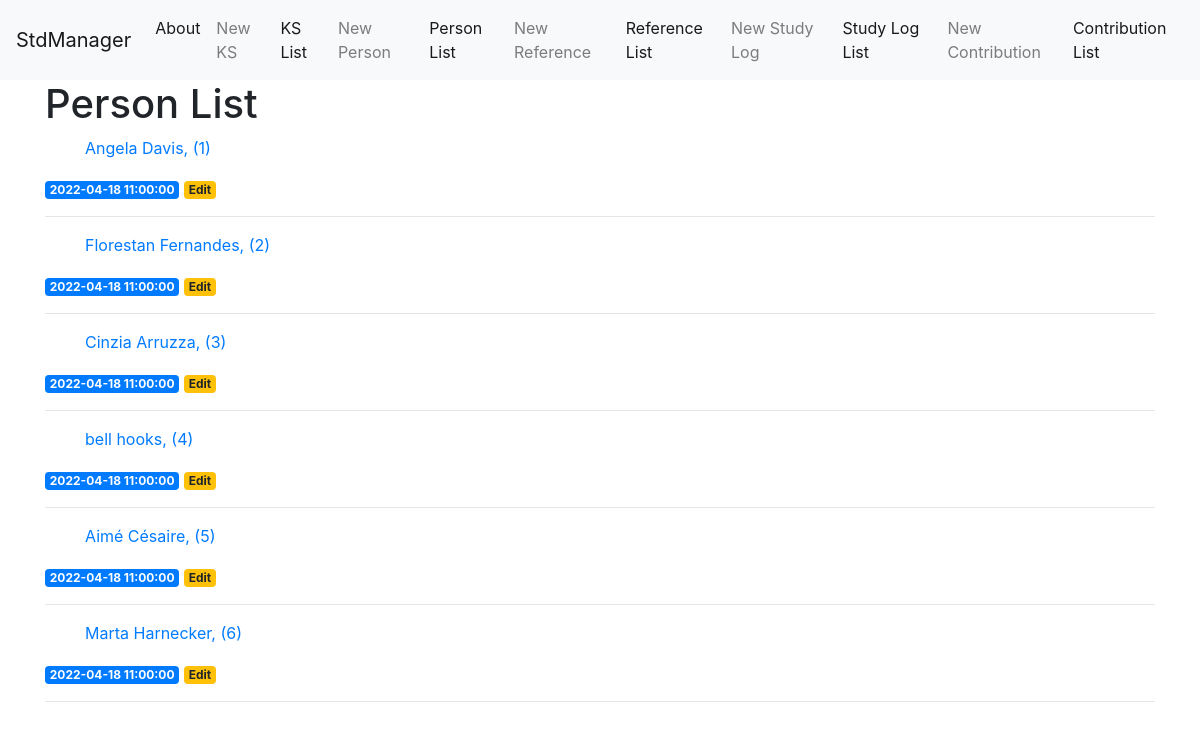
Before: /person-list with the older database file.
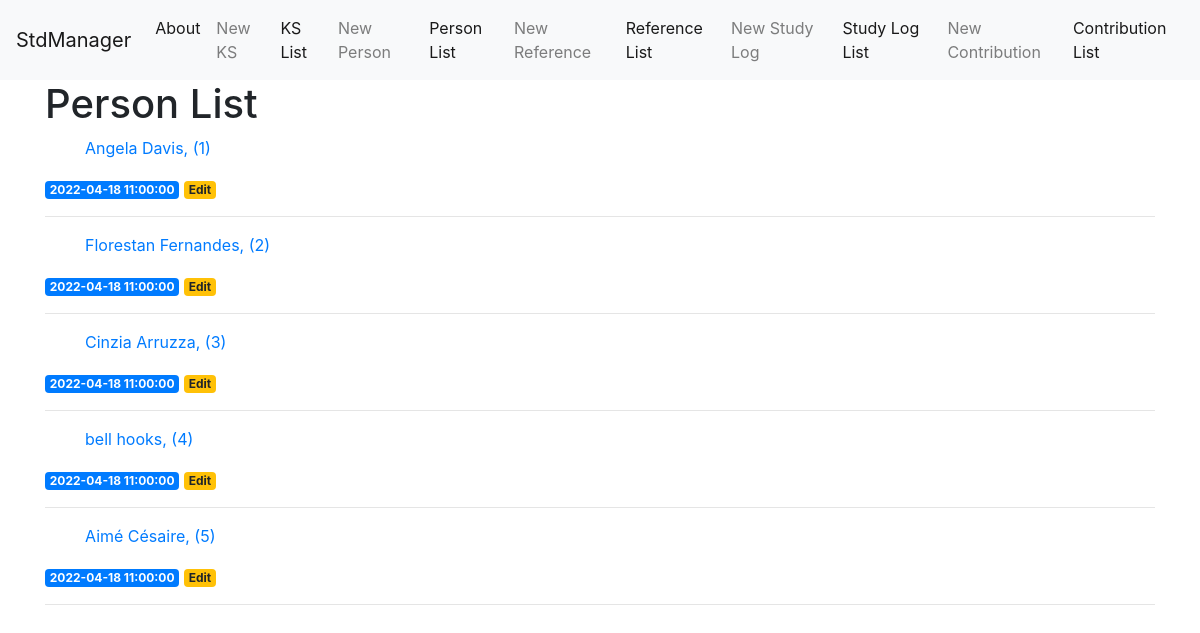
After: the same page with the newer database file.
### tables this page shows
CREATE TABLE person (
	person_id INTEGER PRIMARY KEY AUTOINCREMENT,
	person_created_at TIMESTAMP NOT NULL DEFAULT CURRENT_TIMESTAMP,
	person_name TEXT NOT NULL
);

### app.py (the view)
@app.route('/person-list')
def person_list():
    conn = get_db_connection()
    person = conn.execute('SELECT * FROM person').fetchall()
    conn.close()
    return render_template('person_list.html', person=person)

### app.py (called while the page is built)
def get_db_connection():
    conn = sqlite3.connect('database.db')
    conn.row_factory = sqlite3.Row
    return conn

### templates/person_list.html
{% extends 'base.html' %}
{% block content %}
    <h1>{% block title %} Person List {% endblock %}</h1>
    {% for p in person %}
        <a href="#">
            <ul>{{ p['person_name'] }}, ({{ p['person_id'] }})</ul>
        </a>
        <span class="badge badge-primary">{{ p['person_created_at'] }}</span>
        <a href="{{ url_for('person_edit', person_id=p['person_id']) }}">
            <span class="badge badge-warning">Edit</span>
        </a>
        <hr>
    {% endfor %}
{% endblock %}

Changed rows visible on the page:
removed person: person_name "Marta Harnecker", person_id "6", person_created_at "2022-04-18 11:00:00"
